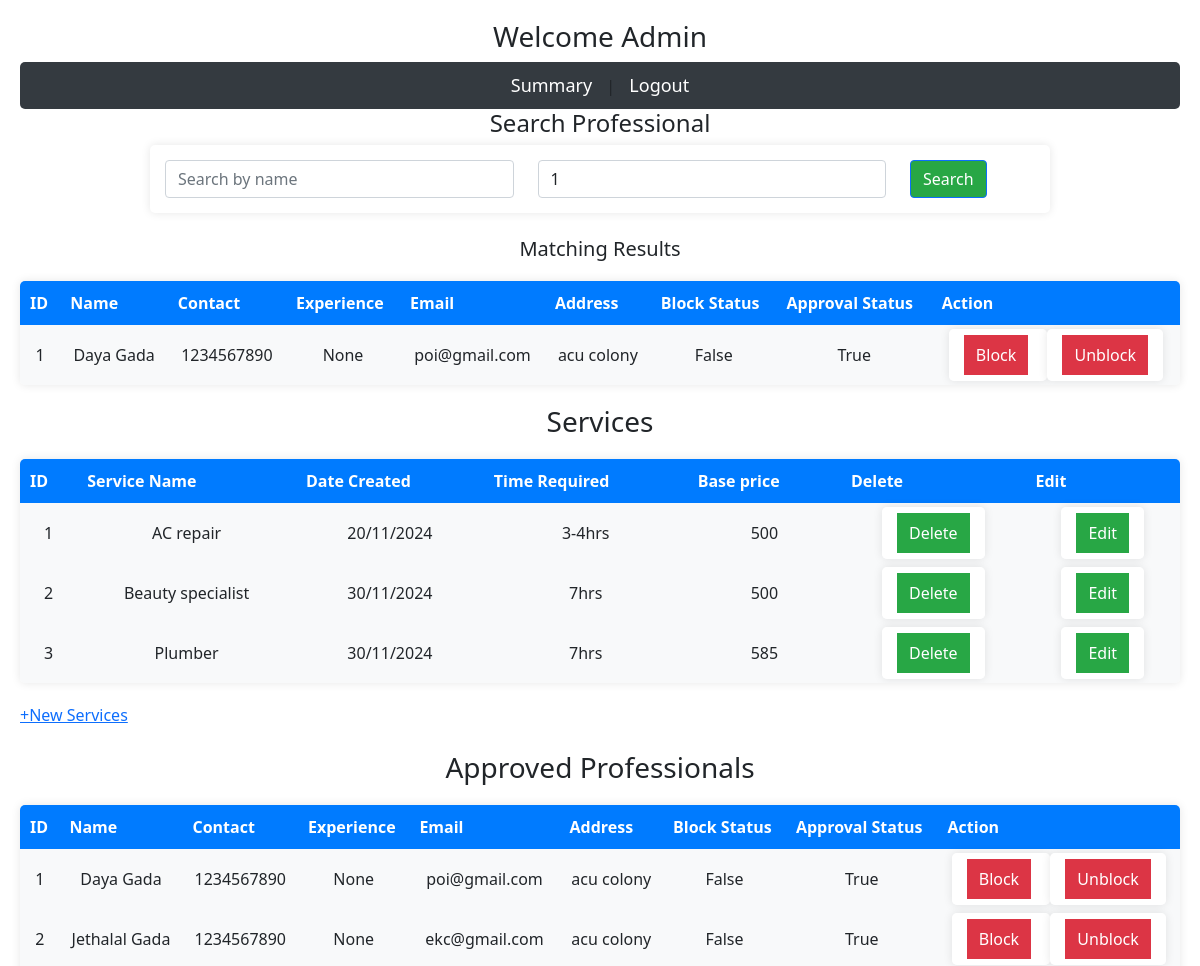
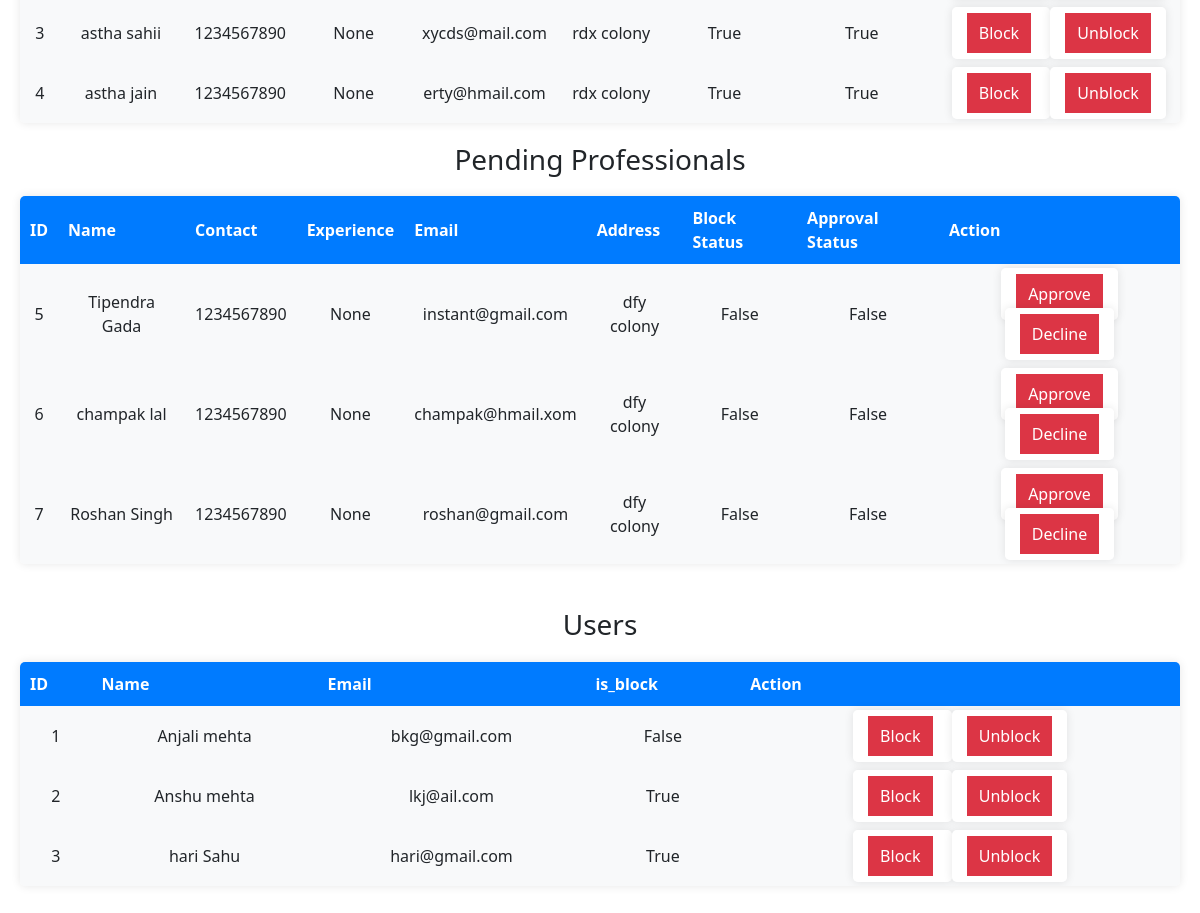
The page /admin_dashboard?professional_id=1 (signed in) on the database its author committed (2 pictures, top to bottom).
### root/Code/models.py (models this page shows)
class Professional(db.Model):
    __tablename__ = 'professional'
    id = db.Column(db.Integer, primary_key=True)
    name = db.Column(db.String(50), nullable=False, unique=True)
    contact = db.Column(db.Integer, nullable=False)
    experience = db.Column(db.Integer, nullable=True)
    email = db.Column(db.String(120), nullable=False, unique=True)
    password = db.Column(db.String(200), nullable=False, unique=False)
    address = db.Column(db.String(300), nullable=False)
    is_block = db.Column(db.Boolean, default=False)
    is_approved = db.Column(db.Boolean, default=False)
    profession_id = db.Column(db.Integer, db.ForeignKey("services.service_id"), nullable=True)
    service_requests = db.relationship("Service_Request", back_populates="professional")

class Services(db.Model):
    __tablename__ = "services"
    service_id = db.Column(db.Integer, primary_key=True)
    name = db.Column(db.String(100), nullable=False, unique=True)
    date_created = db.Column(db.String(50),nullable=False)
    description = db.Column(db.String(400), nullable=False)
    time_required = db.Column(db.String(50), nullable=False)
    base_price = db.Column(db.String(50), nullable = False)
    professionals = db.relationship("Professional", cascade="all, delete", backref="service", lazy=True)

class User(db.Model):
    __tablename__ = "user"
    id = db.Column(db.Integer, primary_key=True)
    name = db.Column(db.String(50), nullable=False, unique=True)
    contact = db.Column(db.Integer, nullable=False)
    email = db.Column(db.String(120), nullable=False, unique=True)
    password = db.Column(db.String(200), nullable=False)
    address = db.Column(db.String(300), nullable=False)
    is_block = db.Column(db.Boolean, default=False)
    service_requests = db.relationship("Service_Request", cascade="all, delete", backref="user", lazy=True)

### root/Code/app.py (the view)
@app.route('/admin_dashboard', methods=['POST','GET'])
def admin_dashboard():
    if 'username' not in session:
        return redirect(url_for('signin_admin'))
    pending_professionals = Professional.query.filter(Professional.is_approved == False).all()
    approved_professionals = Professional.query.filter(Professional.is_approved == True).all()
    services = Services.query.all()
    users = User.query.all()
    professional_name_query=request.args.get('name','').strip()
    professional_id_query=request.args.get('professional_id','').strip()
    query=Professional.query
    if professional_name_query:
        query=query.filter(Professional.name.ilike(f'%{professional_name_query}%'))
    if professional_id_query:
        if professional_id_query.isdigit():
            query = query.filter(Professional.id == int(professional_id_query))
        else:
            return "Invalid search for service id",400
    result = query.all()
    return render_template("admin_dashboard.html",users = users, pending_professionals = pending_professionals, approved_professionals = approved_professionals, services = services, result=result)

### root/Code/templates/admin_dashboard.html (shortened to what this page needs)
<!DOCTYPE html>
<html lang="en">
<head>
    <link rel="stylesheet" href="style.css">
    <link href="https://cdn.jsdelivr.net/npm/bootstrap@5.0.2/dist/css/bootstrap.min.css" rel="stylesheet">
</head>
<body>
    <h3>Welcome Admin</h3>
    <div class = "navigation_bar">
        <nav style="text-align: center;">
            <a href="{{ url_for('summary') }}">Summary</a> |
            <a href="{{ url_for('logout_admin') }}">Logout</a>
        </nav>
    </div>
    <h4>Search Professional</h4>
    <form action="{{ url_for('admin_dashboard') }}" method="GET" class="mb-4">
        <div class="row">
            <div class="col-md-5">
                <input type="text" name="name" class="form-control" placeholder="Search by name" value="{{ request.args.get('name', '') }}">
            </div>
            <div class="col-md-5">
                <input type="text" name="service_id" class="form-control" placeholder="Search by ID" value="{{ request.args.get('professional_id', '') }}">
            </div>
            <div class="col-md-2">
                <button type="submit" class="btn btn-primary">Search</button>
            </div>
        </div>
    </form>
    {% if result %}
    <h5>Matching Results</h5>
    <table>
        <thead>
            <tr>
                <th>ID</th>
                <th>Name</th>
                <th>Contact</th>
                <th>Experience</th>
                <th>Email</th>
                <th>Address</th>
                <th>Block Status</th>
                <th>Approval Status</th>
                <th>Action</th>
            </tr>
        </thead>
        <tbody>
            {% for professional in result %}
            <tr>
            <td>{{professional.id}}</td>
            <td>{{professional.name}}</td>
            <td>{{professional.contact}}</td>
            <td>{{professional.experience}}</td>
            <td>{{professional.email}}</td>
            <td>{{professional.address}}</td>
            <td>{{professional.is_block}}</td>
            <td>{{professional.is_approved}}</td>
            <td>
                {% if professional.is_approved %}
                <form action="{{ url_for('block_professional') }}" method="post" style="display:inline;">
                    <button type="submit">Block</button>
                </form>
                <form action="{{ url_for('unblock_professional') }}" method="post" style="display:inline;">
                    <button type="submit">Unblock</button>
                </form>
                {% endif %}
            </td>
            </tr>
            {% endfor %}
        </tbody>
    </table>
    {% endif %}
    <div class = "Services">
        <h3>Services</h3>
        <table>
            <thead>
                <tr>
                    <th>ID</th>
                    <th>Service Name</th>
                    <th>Date Created</th>
                    <th>Time Required</th>
                    <th>Base price</th>
                    <th>Delete</th>
                    <th>Edit</th>
                </tr>
            </thead>
            {% for service in services %}
            <tr>
                <td>{{service.service_id}}</td>
                <td>{{service.name}}</td>
                <td>{{service.date_created}}</td>
                <td>{{service.time_required}}</td>
                <td>{{service.base_price}}</td>
                <td>
                    <form action="{{ url_for('delete_service', service_id = service.service_id)  }}" method="post" style="display:inline;">
                        <button type="submit">Delete</button>
                    </form>
                </td>
                <td>
                    <form action="{{ url_for('edit_service', service_id = service.service_id)  }}" method="post" style="display:inline;">
                    <button type="submit">Edit</button>
                    </form>
                </td>
            </tr>
            {% endfor %}
        </table>
        <a href="{{ url_for('create_service') }}">+New Services</a>
    </div>
    <br>
    <div class = "Professionals">
        <h3>Approved Professionals</h3>
        <table>
            <thead>
                <tr>
                    <th>ID</th>
                    <th>Name</th>
                    <th>Contact</th>
                    <th>Experience</th>
                    <th>Email</th>
                    <th>Address</th>
                    <th>Block Status</th>
                    <th>Approval Status</th>
                    <th>Action</th>
                </tr>
            </thead>
            <tbody>
                {% for professional in approved_professionals %}
                <tr>
                <td>{{professional.id}}</td>
                <td>{{professional.name}}</td>
                <td>{{professional.contact}}</td>
                <td>{{professional.experience}}</td>
                <td>{{professional.email}}</td>
                <td>{{professional.address}}</td>
                <td>{{professional.is_block}}</td>
                <td>{{professional.is_approved}}</td>
                <td>
                    <form action="{{ url_for('block_professional') }}" method="post" style="display:inline;">
                        <button type="submit">Block</button>
                    </form>
                    <form action="{{ url_for('unblock_professional') }}" method="post" style="display:inline;">
                        <button type="submit">Unblock</button>
                    </form>
                </td>
                </tr>
                {% endfor %}
            </tbody>
        </table>
        <h3>Pending Professionals</h3>
        <table>
            <thead>
                <tr>
                    <th>ID</th>
                    <th>Name</th>
                    <th>Contact</th>
                    <th>Experience</th>
                    <th>Email</th>
                    <th>Address</th>
                    <th>Block Status</th>
                    <th>Approval Status</th>
                    <th>Action</th>
                </tr>
            </thead>
            <tbody>
                {% for professional in pending_professionals %}
                <tr>
                <td>{{professional.id}}</td>
                <td>{{professional.name}}</td>
                <td>{{professional.contact}}</td>
                <td>{{professional.experience}}</td>
                <td>{{professional.email}}</td>
                <td>{{professional.address}}</td>
                <td>{{professional.is_block}}</td>
                <td>{{professional.is_approved}}</td>
                <td>
                    <form action="{{ url_for('approve_professional') }}" method="post" style="display:inline;">
                        <button type="submit">Approve</button>
                    </form>
                    <form action="{{ url_for('decline_professional') }}" method="post" style="display:inline;">
                        <button type="submit">Decline</button>
                    </form>
                </td>
                </tr>
                {% endfor %}
            </tbody>
        </table>
    </div>
    <br>
    <div>
        <h3>Users</h3>
        <table>
            <thead>
                <tr>
                    <th>ID</th>
                    <th>Name</th>
                    <th>Email</th>
                    <th>is_block</th>
                    <th>Action</th>
                </tr>
            </thead>
            <tbody>
                {% for user in users %}
                <tr>
                    <td>{{user.id}}</td>
                    <td>{{user.name}}</td>
                    <td>{{user.email}}</td>
                    <td>{{user.is_block}}</td>
                    <td>
                        <form action="{{ url_for('block_user') }}" method="post" style="display:inline;">
                            <button type="submit">Block</button>
                        </form>
                        <form action="{{ url_for('unblock_user') }}" method="post" style="display:inline;">
                            <button type="submit">Unblock</button>
                        </form>
                    </td>
                </tr>
                {% endfor %}
            </tbody>
        </table>
    </div>
    <br>
</body>
</html>

### root/Code/templates/style.css (style rules this page uses)
body { font-family: 'Arial', sans-serif; background-color: #f8f9fa; padding: 20px; }
h3, h4, h5 { text-align: center; margin-bottom: 20px; }
.navigation_bar nav { background-color: #343a40; padding: 10px; border-radius: 5px; }
.navigation_bar nav a { color: white; text-decoration: none; font-size: 18px; margin: 0 10px; }
form { max-width: 900px; margin: 0 auto; padding: 15px; background: white; border-radius: 5px; box-shadow: 0px 0px 10px rgba(0, 0, 0, 0.1); }
table { width: 100%; border-collapse: collapse; background: white; margin: 20px 0; border-radius: 5px; overflow: hidden; box-shadow: 0px 0px 10px rgba(0, 0, 0, 0.1); }
th, td { text-align: center; padding: 10px; border: 1px solid #dee2e6; }
th { background-color: #007bff; color: white; }
td { background-color: #f8f9fa; }
button { border: none; padding: 8px 12px; border-radius: 5px; font-size: 14px; cursor: pointer; }
button[type="submit"] { background-color: #28a745; color: white; }
button[type="submit"]:nth-child(2) { background-color: #dc3545; }

### rows shown on the page
Professional: id "1", name "Daya Gada", contact "1234567890", experience "None", email "poi@gmail.com", address "acu colony", is_block "False", is_approved "True"
Services: service_id "1", name "AC repair", date_created "20/11/2024", time_required "3-4hrs", base_price "500"
Services: service_id "2", name "Beauty specialist", date_created "30/11/2024", time_required "7hrs", base_price "500"
Services: service_id "3", name "Plumber", date_created "30/11/2024", time_required "7hrs", base_price "585"
Professional: id "2", name "Jethalal Gada", contact "1234567890", experience "None", email "ekc@gmail.com", address "acu colony", is_block "False", is_approved "True"
Professional: id "3", name "astha sahii", contact "1234567890", experience "None", email "xycds@mail.com", address "rdx colony", is_block "True", is_approved "True"
Professional: id "4", name "astha jain", contact "1234567890", experience "None", email "erty@hmail.com", address "rdx colony", is_block "True", is_approved "True"
Professional: id "5", name "Tipendra Gada", contact "1234567890", experience "None", email "instant@gmail.com", address "dfy colony", is_block "False", is_approved "False"
Professional: id "6", name "champak lal", contact "1234567890", experience "None", email "champak@hmail.xom", address "dfy colony", is_block "False", is_approved "False"
Professional: id "7", name "Roshan Singh", contact "1234567890", experience "None", email "roshan@gmail.com", address "dfy colony", is_block "False", is_approved "False"
User: id "1", name "Anjali mehta", email "bkg@gmail.com", is_block "False"
User: id "2", name "Anshu mehta", email "lkj@ail.com", is_block "True"
User: id "3", name "hari Sahu", email "hari@gmail.com", is_block "True"
